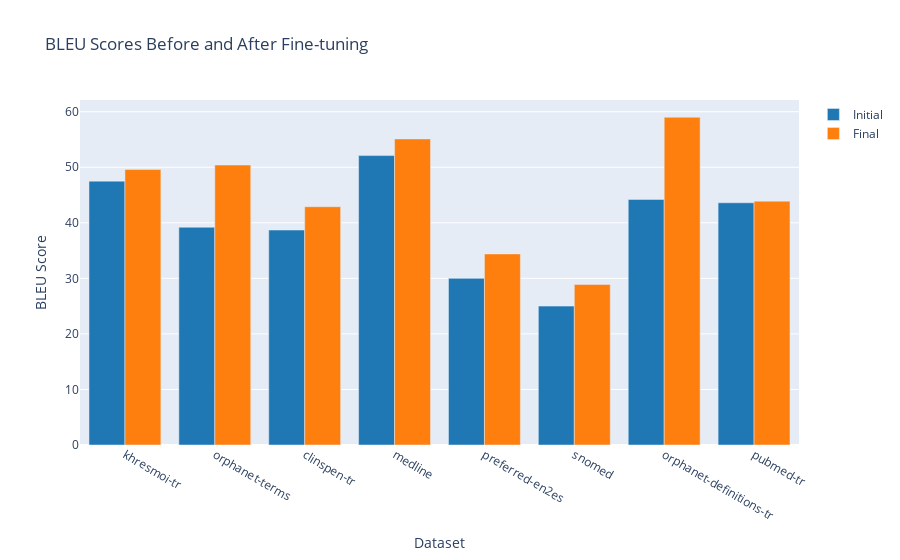

Notebook code for this chart:
### Markdown cell above
### Experiment C: marginally higher LRs

### Code cell
initial = [47.5, 39.2, 38.7, 52.1, 30.0, 25.0, 44.2, 43.6]
final = [49.6, 50.4, 42.9, 55.1, 34.4, 28.9, 59.0, 43.9]
plot_curriculum_results(vocabulary_datasets, initial, final)

### Figure 1 — Plotly figure (JSON) as saved in the notebook; plotly's stock layout.template omitted (floating-point values rounded to 4 significant figures)
{"data": [{"marker": {"color": "rgb(31, 119, 180)"}, "name": "Initial", "x": ["khresmoi-tr", "orphanet-terms", "clinspen-tr", "medline", "preferred-en2es", "snomed", "orphanet-definitions-tr", "pubmed-tr"], "y": [47.5, 39.2, 38.7, 52.1, 30.0, 25.0, 44.2, 43.6], "type": "bar"}, {"marker": {"color": "rgb(255, 127, 14)"}, "name": "Final", "x": ["khresmoi-tr", "orphanet-terms", "clinspen-tr", "medline", "preferred-en2es", "snomed", "orphanet-definitions-tr", "pubmed-tr"], "y": [49.6, 50.4, 42.9, 55.1, 34.4, 28.9, 59.0, 43.9], "type": "bar"}], "layout": {"barmode": "group", "title": {"text": "BLEU Scores Before and After Fine-tuning"}, "xaxis": {"title": {"text": "Dataset"}}, "yaxis": {"title": {"text": "BLEU Score"}}}}
